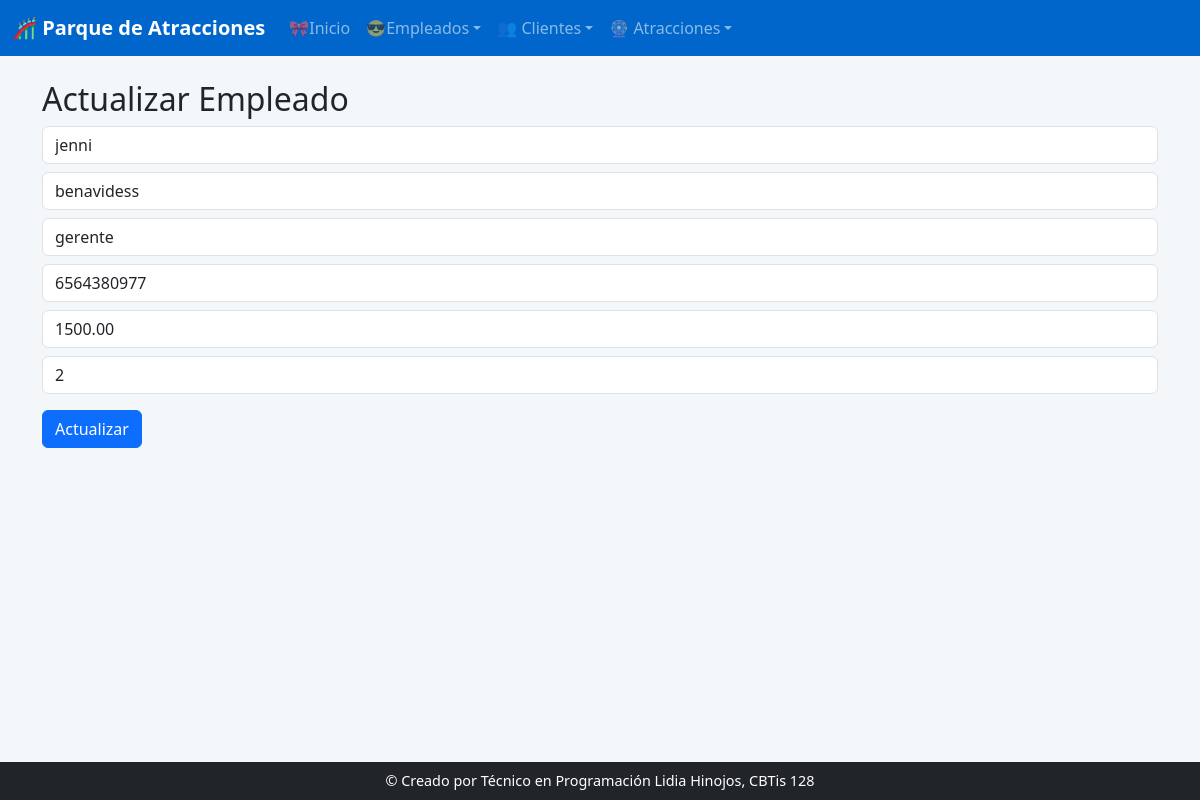
The app's page /actualizar/2/ with its own data.
### app_empleado/models.py (models this page shows, shortened)
class Empleado(models.Model):
    id_emp = models.AutoField(primary_key=True, unique=True)
    nombre = models.CharField(max_length=50)
    apellido = models.CharField(max_length=50)
    puesto = models.CharField(max_length=40)
    telefono = models.CharField(max_length=15)
    salario = models.DecimalField(max_digits=8, decimal_places=2)
    id_atr = models.IntegerField()

### app_empleado/views.py (the view)
# urls.py: path('actualizar/<int:id>/', views.actualizar_empleado, name='actualizar_empleado'),
def actualizar_empleado(request, id):
    empleado = Empleado.objects.get(id_emp=id)
    return render(request, "empleado/actualizar_empleado.html", {"empleado": empleado})

### app_empleado/templates/empleado/actualizar_empleado.html
{% extends 'base.html' %}
{% block content %}
<h2>Actualizar Empleado</h2>
<form method="POST" action="/realizar_actualizacion/{{ empleado.id_emp }}/">{% csrf_token %}
  <input class="form-control mb-2" type="text" name="nombre" value="{{ empleado.nombre }}" required>
  <input class="form-control mb-2" type="text" name="apellido" value="{{ empleado.apellido }}" required>
  <input class="form-control mb-2" type="text" name="puesto" value="{{ empleado.puesto }}" required>
  <input class="form-control mb-2" type="text" name="telefono" value="{{ empleado.telefono }}" required>
  <input class="form-control mb-2" type="number" name="salario" step="0.01" value="{{ empleado.salario }}" required>
  <input class="form-control mb-3" type="number" name="id_atr" value="{{ empleado.id_atr }}">
  <button class="btn btn-primary">Actualizar</button>
</form>
{% endblock %}

### app_empleado/templates/base.html (style rules this page uses)
body { background-color: #f4f7fa; }

### records on screen
Empleado: nombre "jenni", apellido "benavidess", puesto "gerente", telefono "6564380977", salario "1500.00", id_atr "2"
